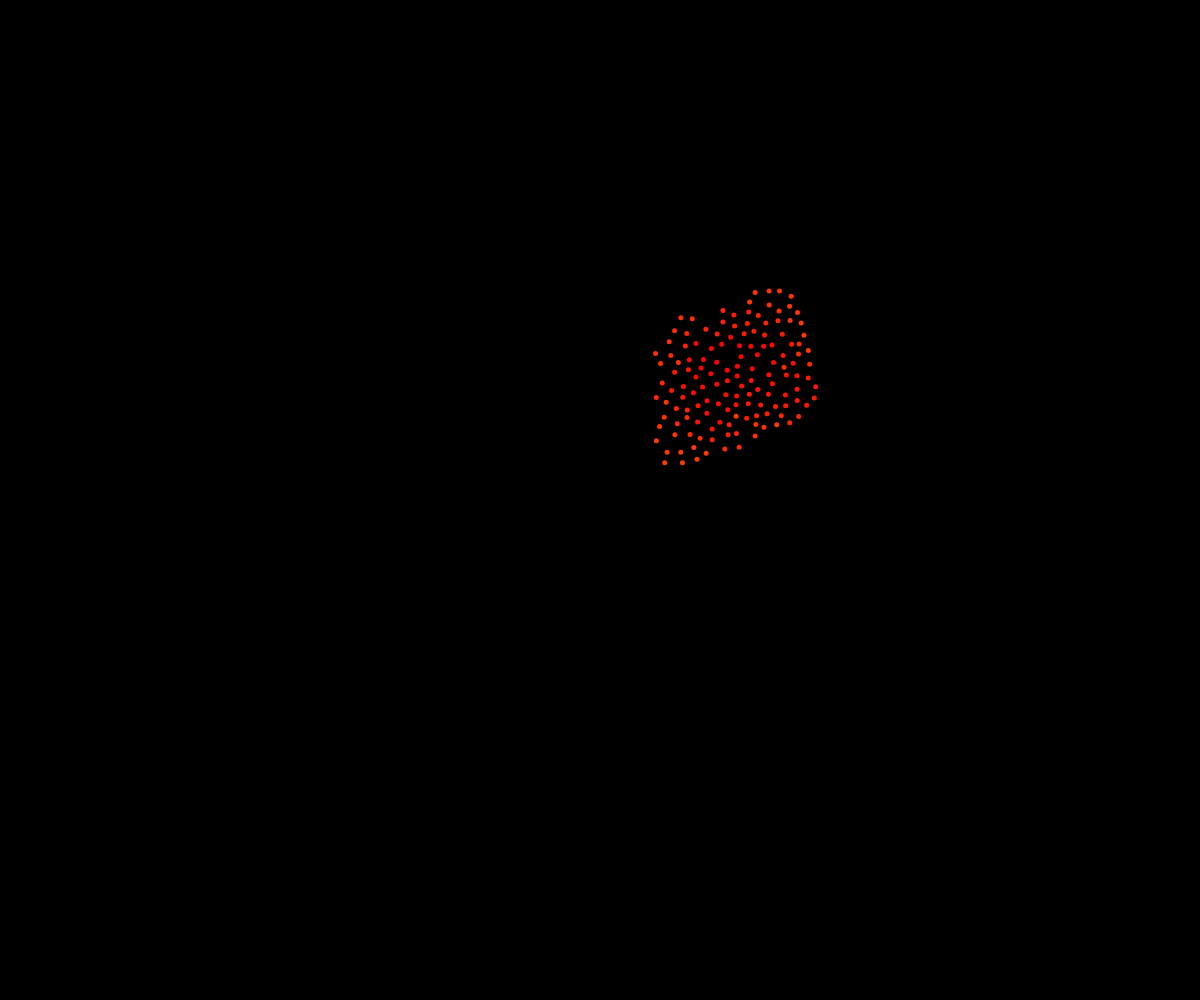
Frame 1 (no input)
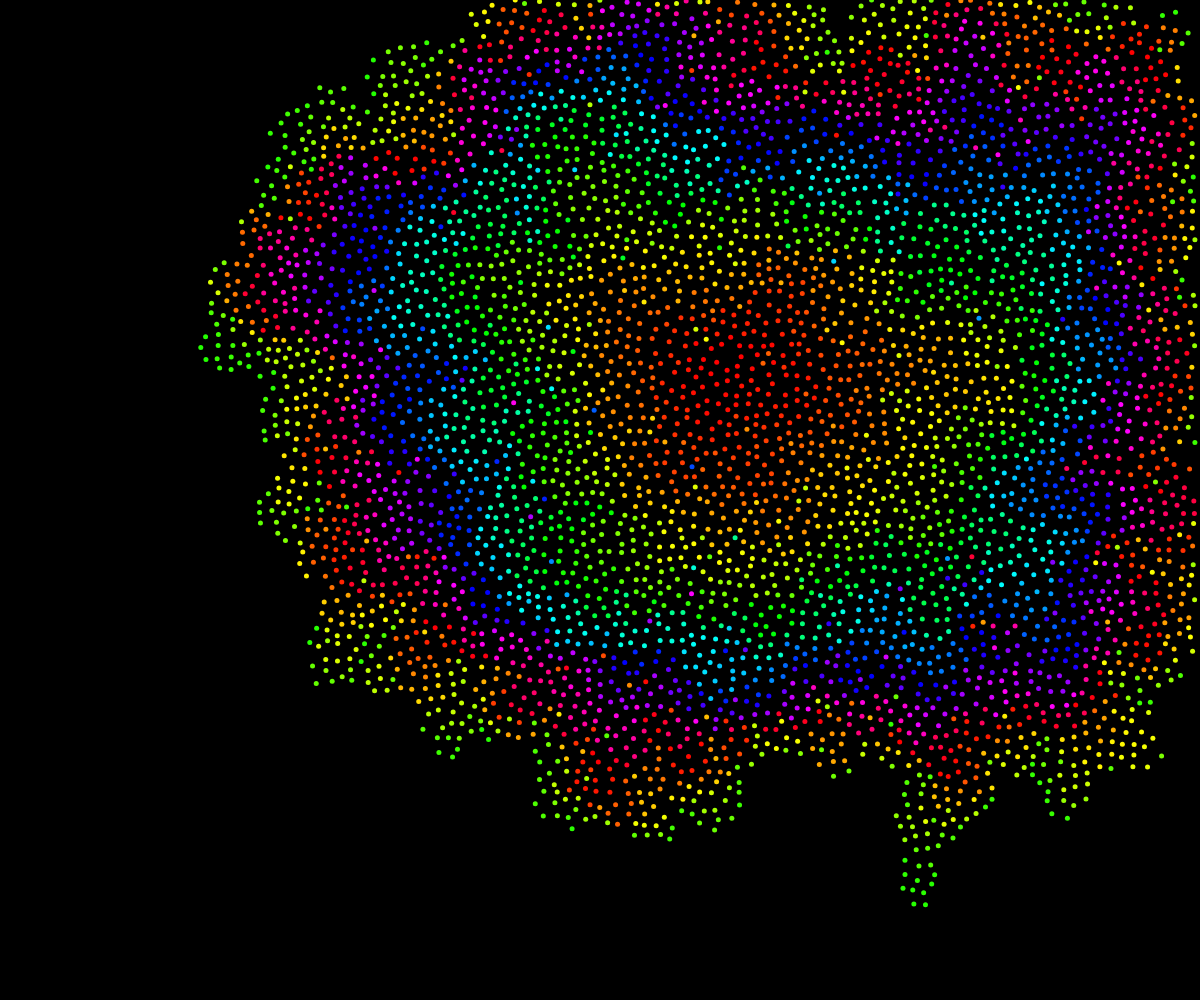
Frame 60 (no input)
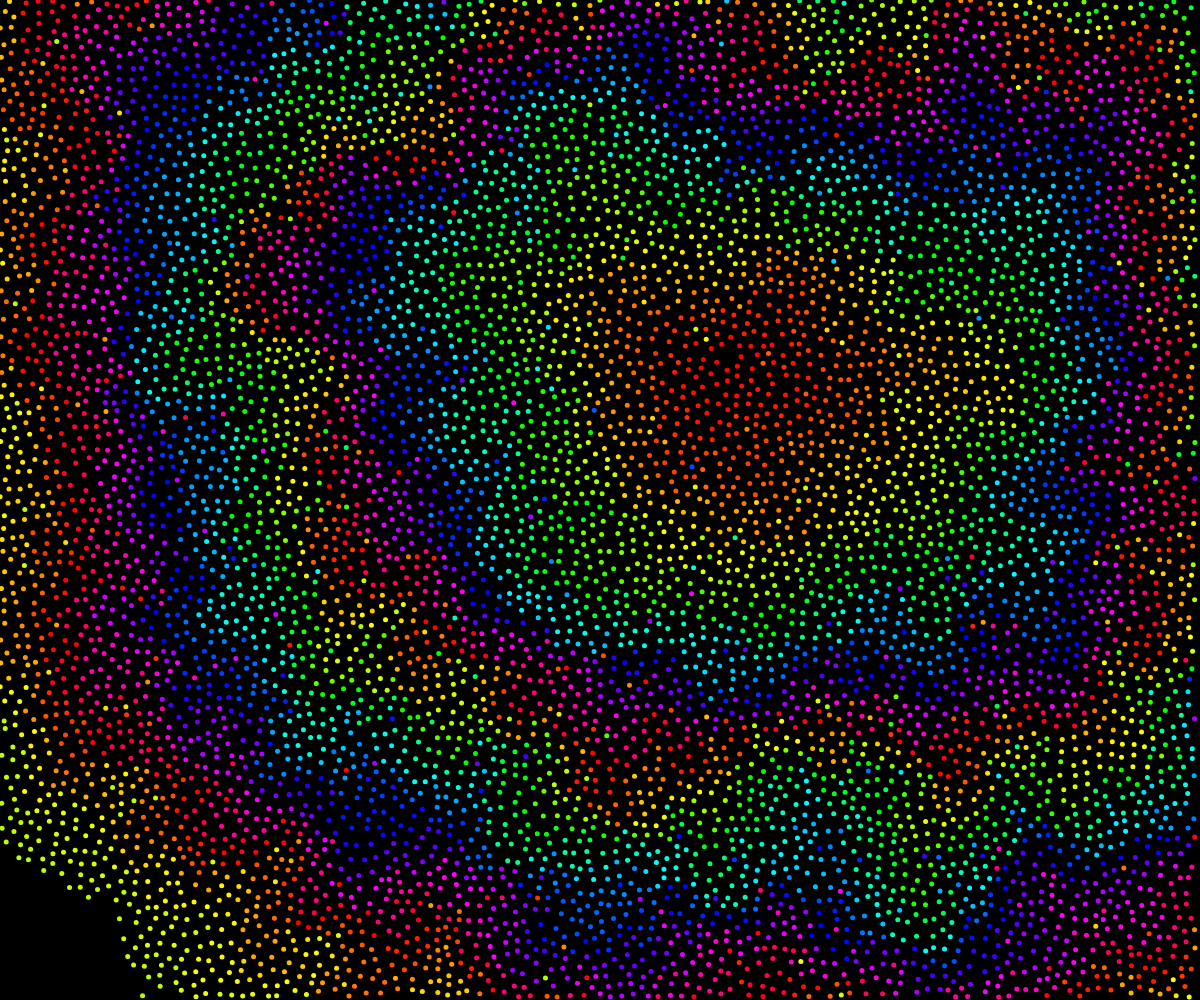
Frame 120 (the mouse pressed at the canvas centre since frame 60)

The p5.js sketch that drew these frames (run headless with seeded random() and noise() and a simulated clock; from frame 60 on, the mouse is pressed at the canvas centre):

// p5.js sketch
// ── sketch.js
var r = 10;
var k = 30;
var w = r / Math.sqrt(2);

var dynamicPerFrame = true;
var perFrame = 150;

var grid = [];
var active = [];
var ordered = [];
var cols, rows;

function setup(){
	createCanvas(windowWidth, windowHeight);
	colorMode(HSB);
	noStroke();
	// strokeWeight(r*0.5);
	reset();
}

function reset() {
	active = [];
	grid = [];
	ordered = [];
	if(dynamicPerFrame) {
		perFrame = max(floor(max(windowWidth, windowHeight) * 0.08), 1);
	}

	// STEP 0
	cols = floor(width / w);
	rows = floor(height / w);
	for (let i = 0; i < cols * rows; i++) {
		grid[i] = undefined;
	}

	// STEP 1
	var x = random(width*0.25, width*0.75);
	var y = random(height*0.25, height*0.75);
	var i = floor(x / w);
	var j = floor(y / w);
	var pos = createVector(x, y);
	grid[i + j * cols] = pos;
	active.push(pos);
}

function draw(){
	background(0);

	for (let i = 0; i < perFrame; i++) {
		poissonDisc();
	}
	for (let i = 0; i < ordered.length; i++) {
		const o = ordered[i];
		fill(i/10 % 360, 100, 100);
		ellipse(o.x, o.y, r*0.5, r*0.5);
		// stroke(i/10 % 360, 100, 100);
		// point(o.x, o.y);
	}
	if(active.length <= 0){
		for (let i = 0; i < perFrame; i++) {
			ordered.pop();
		}
		if(ordered.length <= 0) reset();
	}
	// for (let i = 0; i < grid.length; i++) {
	// 	stroke(i/100 % 360, 100, 100);
	// 	const g = grid[i];
	// 	if(g) {
	// 		point(g.x, g.y);
	// 	}
	// }
	// stroke(255, 0, 255);
	// for (let i = 0; i < active.length; i++) {
	// 	const a = active[i];
	// 	point(a.x, a.y);
	// }
}

function poissonDisc() {
	// STEP 2
	if (active.length > 0) {
		var randIndex = floor(random(active.length));
		var pos = active[randIndex];
		var found = false;
		for (let n = 0; n < k; n++) {
			var sample = p5.Vector.random2D();
			var m = random(r, 2 * r);
			sample.setMag(m);
			sample.add(pos);

			var col = floor(sample.x / w);
			var row = floor(sample.y / w);
			if (col >= 0 && col < cols && row >= 0 && row < rows && !grid[col + row * cols]) {
				var ok = true;
				for (let i = -1; i <= 1; i++) {
					for (let j = -1; j <= 1; j++) {
						var index = col + i + (row + j) * cols;
						var neighbor = grid[index];
						if (neighbor) {
							var d = p5.Vector.dist(sample, neighbor);
							if (d < r) {
								ok = false;
								break;
							}
						}
					}
					if (!ok) break;
				}
				if (ok) {
					found = true;
					grid[col + row * cols] = sample;
					active.push(sample);
					ordered.push(sample);
				}

			}
		}
		if (!found) {
			active.splice(randIndex, 1);
		}
	}
}

function windowResized() {
  resizeCanvas(windowWidth, windowHeight);
	reset();
}
